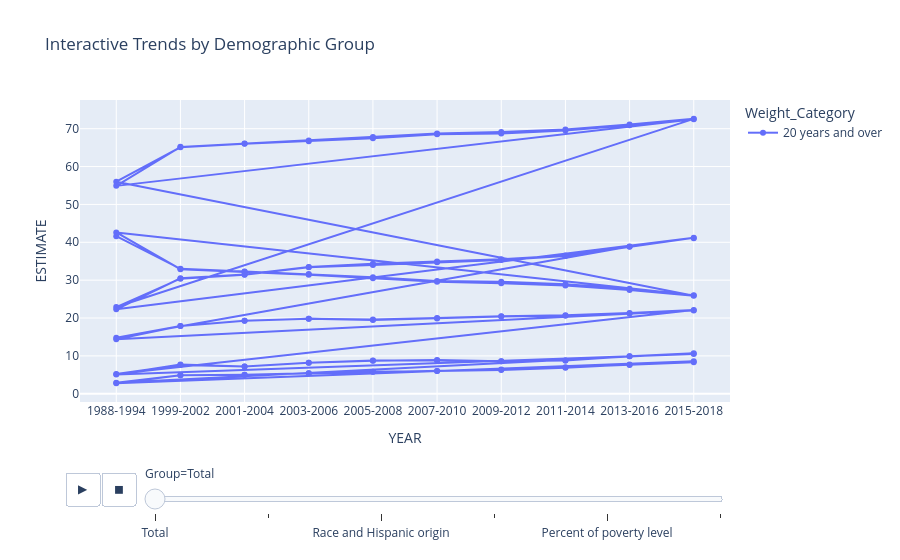

Notebook cell for this chart:
### Code cell
#Demographic group data
fig5 = px.line(
    wt,
    x='YEAR',
    y='ESTIMATE',
    color="Weight_Category",
    animation_frame='Group',
    title='Interactive Trends by Demographic Group',
    markers=True)
fig5.show()
#There has to be a better way to portray

### Figure 1 — Plotly figure (JSON) as saved in the notebook; plotly's stock layout.template omitted (floating-point values rounded to 4 significant figures)
{"data": [{"hovertemplate": "Weight_Category=20 years and over<br>Group=Total<br>YEAR=%{x}<br>ESTIMATE=%{y}<extra></extra>", "legendgroup": "20 years and over", "line": {"color": "#636efa", "dash": "solid"}, "marker": {"symbol": "circle"}, "mode": "lines+markers", "name": "20 years and over", "orientation": "v", "showlegend": true, "type": "scatter", "x": ["1988-1994", "1999-2002", "2001-2004", "2003-2006", "2005-2008", "2007-2010", "2009-2012", "2011-2014", "2013-2016", "2015-2018", "1988-1994", "1999-2002", "2001-2004", "2003-2006", "2005-2008", "2007-2010", "2009-2012", "2011-2014", "2013-2016", "2015-2018", "1988-1994", "1999-2002", "2001-2004", "2003-2006", "2005-2008", "2007-2010", "2009-2012", "2011-2014", "2013-2016", "2015-2018", "1988-1994", "1999-2002", "2001-2004", "2003-2006", "2005-2008", "2007-2010", "2009-2012", "2011-2014", "2013-2016", "2015-2018", "1988-1994", "1999-2002", "2001-2004", "2003-2006", "2005-2008", "2007-2010", "2009-2012", "2011-2014", "2013-2016", "2015-2018", "2015-2018", "1988-1994", "1999-2002", "2001-2004", "2003-2006", "2005-2008", "2007-2010", "2009-2012", "2011-2014", "2013-2016", "1988-1994", "1999-2002", "2001-2004", "2003-2006", "2005-2008", "2007-2010", "2009-2012", "2011-2014", "2013-2016", "2015-2018", "1988-1994", "1999-2002", "2001-2004", "2003-2006", "2005-2008", "2007-2010", "2009-2012", "2011-2014", "2013-2016", "2015-2018", "1988-1994", "1999-2002", "2001-2004", "2003-2006", "2005-2008", "2007-2010", "2009-2012", "2011-2014", "2013-2016", "2015-2018", "1988-1994", "1999-2002", "2001-2004", "2003-2006", "2005-2008", "2007-2010", "2009-2012", "2011-2014", "2013-2016", "2015-2018", "1988-1994", "1999-2002", "2001-2004", "2003-2006", "2005-2008", "2007-2010", "2009-2012", "2011-2014", "2013-2016", "2015-2018", "1988-1994", "1999-2002", "2001-2004", "2003-2006", "2005-2008", "2007-2010", "2009-2012", "2011-2014", "2013-2016", "2015-2018"], "xaxis": "x", "y": [41.6, 33.0, 32.3, 31.6, 30.8, 29.8, 29.6, 28.9, 27.7, 26.0, 42.6, 32.9, 32.2, 31.4, 30.5, 29.6, 29.2, 28.6, 27.4, 25.9, 56.0, 65.1, 66.0, 66.7, 67.5, 68.5, 68.7, 69.5, 70.9, 72.5, 54.9, 65.2, 66.1, 66.9, 67.8, 68.7, 69.1, 69.8, 71.1, 72.6, 22.9, 30.4, 31.4, 33.4, 34.0, 34.7, 35.3, 36.4, 38.8, 41.1, 41.2, 22.3, 30.5, 31.5, 33.5, 34.3, 34.9, 35.5, 36.5, 38.9, 14.8, 17.9, 19.3, 19.8, 19.5, 19.9, 20.4, 20.6, 21.2, 22.0, 14.4, 17.9, 19.3, 19.8, 19.6, 20.0, 20.5, 20.7, 21.3, 22.1, 5.2, 7.6, 7.2, 8.2, 8.7, 8.9, 8.6, 8.8, 9.9, 10.5, 5.1, 7.7, 7.2, 8.2, 8.8, 8.8, 8.6, 8.8, 9.9, 10.7, 2.9, 4.9, 5.0, 5.4, 5.8, 6.0, 6.3, 6.9, 7.7, 8.6, 2.8, 4.9, 5.0, 5.4, 5.8, 6.0, 6.4, 7.0, 7.6, 8.3], "yaxis": "y"}], "layout": {"legend": {"title": {"text": "Weight_Category"}, "tracegroupgap": 0}, "sliders": [{"active": 0, "currentvalue": {"prefix": "Group="}, "len": 0.9, "pad": {"b": 10, "t": 60}, "steps": [{"args": [["Total"], {"frame": {"duration": 0, "redraw": false}, "fromcurrent": true, "mode": "immediate", "transition": {"duration": 0, "easing": "linear"}}], "label": "Total", "method": "animate"}, {"args": [["Sex"], {"frame": {"duration": 0, "redraw": false}, "fromcurrent": true, "mode": "immediate", "transition": {"duration": 0, "easing": "linear"}}], "label": "Sex", "method": "animate"}, {"args": [["Race and Hispanic origin"], {"frame": {"duration": 0, "redraw": false}, "fromcurrent": true, "mode": "immediate", "transition": {"duration": 0, "easing": "linear"}}], "label": "Race and Hispanic origin", "method": "animate"}, {"args": [["Sex and race and Hispanic origin"], {"frame": {"duration": 0, "redraw": false}, "fromcurrent": true, "mode": "immediate", "transition": {"duration": 0, "easing": "linear"}}], "label": "Sex and race and Hispanic origin", "method": "animate"}, {"args": [["Percent of poverty level"], {"frame": {"duration": 0, "redraw": false}, "fromcurrent": true, "mode": "immediate", "transition": {"duration": 0, "easing": "linear"}}], "label": "Percent of poverty level", "method": "animate"}, {"args": [["Sex and age"], {"frame": {"duration": 0, "redraw": false}, "fromcurrent": true, "mode": "immediate", "transition": {"duration": 0, "easing": "linear"}}], "label": "Sex and age", "method": "animate"}], "x": 0.1, "xanchor": "left", "y": 0, "yanchor": "top"}], "title": {"text": "Interactive Trends by Demographic Group"}, "updatemenus": [{"buttons": [{"args": [null, {"frame": {"duration": 500, "redraw": false}, "fromcurrent": true, "mode": "immediate", "transition": {"duration": 500, "easing": "linear"}}], "label": "&#9654;", "method": "animate"}, {"args": [[null], {"frame": {"duration": 0, "redraw": false}, "fromcurrent": true, "mode": "immediate", "transition": {"duration": 0, "easing": "linear"}}], "label": "&#9724;", "method": "animate"}], "direction": "left", "pad": {"r": 10, "t": 70}, "showactive": false, "type": "buttons", "x": 0.1, "xanchor": "right", "y": 0, "yanchor": "top"}], "xaxis": {"anchor": "y", "domain": [0, 1], "title": {"text": "YEAR"}}, "yaxis": {"anchor": "x", "domain": [0, 1], "title": {"text": "ESTIMATE"}}}}
